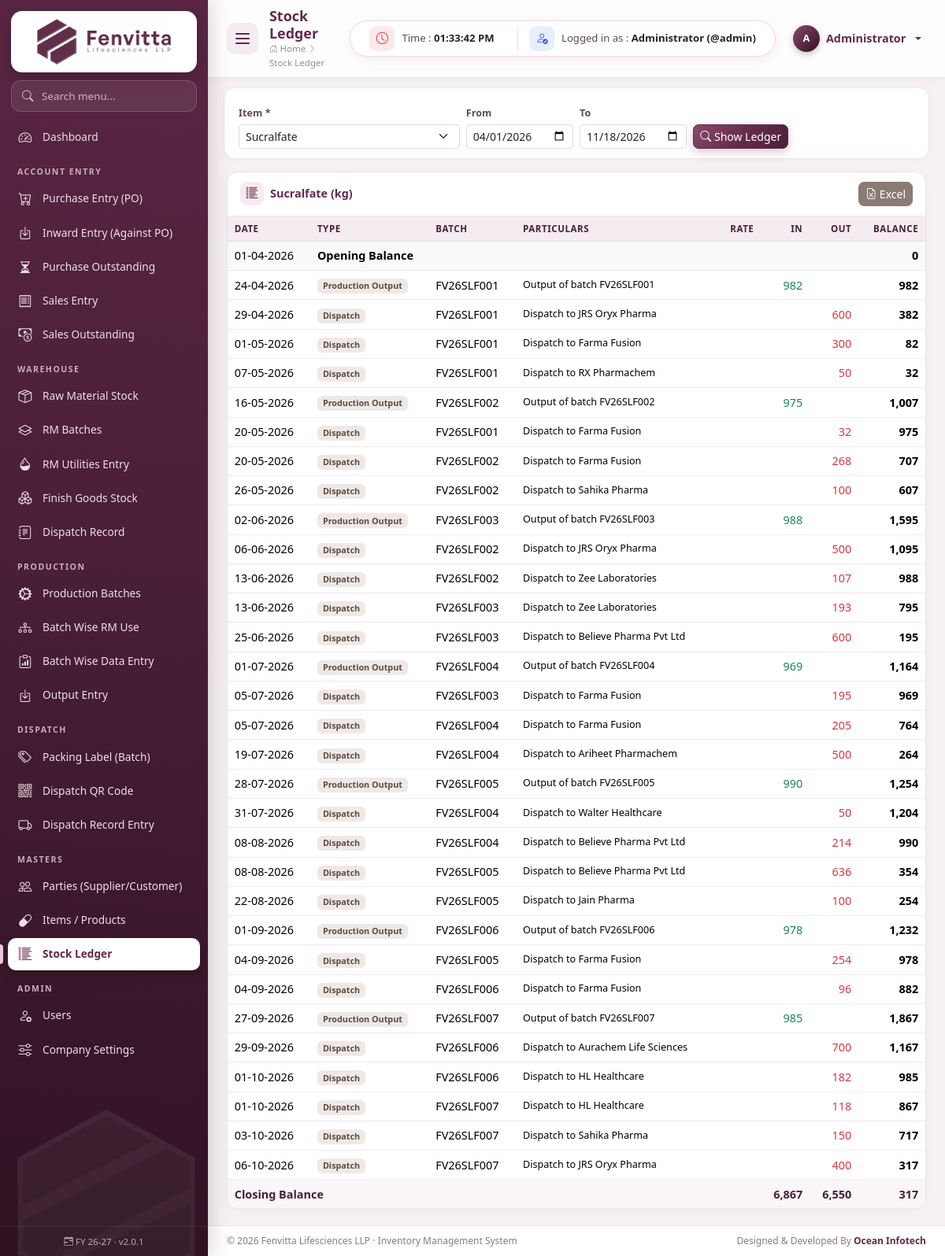
The app's page /stock_ledger?item_id=1 (signed in) with its own data.
### tables this page shows
CREATE TABLE items (
  id INT AUTO_INCREMENT PRIMARY KEY,
  item_type ENUM('RM','PM','FG','CONSUMABLE','SERVICE') NOT NULL DEFAULT 'RM',
  code VARCHAR(40) NULL,
  name VARCHAR(150) NOT NULL,
  cas_no VARCHAR(40) NULL,
  grade VARCHAR(60) NULL,
  hsn VARCHAR(20) NULL,
  unit VARCHAR(15) NOT NULL DEFAULT 'kg',
  gst_rate DECIMAL(5,2) NOT NULL DEFAULT 18,
  std_rate DECIMAL(14,2) NOT NULL DEFAULT 0,
  reorder_level DECIMAL(14,3) NOT NULL DEFAULT 0,
  opening_qty DECIMAL(14,3) NOT NULL DEFAULT 0,
  opening_rate DECIMAL(14,2) NOT NULL DEFAULT 0,
  opening_date DATE NULL,
  shelf_life_months INT NOT NULL DEFAULT 0,
  is_active TINYINT(1) NOT NULL DEFAULT 1,
  created_at TIMESTAMP DEFAULT CURRENT_TIMESTAMP,
  INDEX (item_type)
);

CREATE TABLE stock_ledger (
  id INT AUTO_INCREMENT PRIMARY KEY,
  trans_date DATE NOT NULL,
  item_id INT NOT NULL,
  batch_id INT NULL,
  ref_type VARCHAR(20) NOT NULL,
  ref_id INT NOT NULL DEFAULT 0,
  qty_in DECIMAL(14,3) NOT NULL DEFAULT 0,
  qty_out DECIMAL(14,3) NOT NULL DEFAULT 0,
  rate DECIMAL(14,2) NOT NULL DEFAULT 0,
  remarks VARCHAR(255) NULL,
  created_at TIMESTAMP DEFAULT CURRENT_TIMESTAMP,
  INDEX (item_id), INDEX (batch_id), INDEX (ref_type, ref_id), INDEX (trans_date)
);

CREATE TABLE production_batches (
  id INT AUTO_INCREMENT PRIMARY KEY,
  batch_no VARCHAR(40) NOT NULL UNIQUE,
  item_id INT NOT NULL,
  plant VARCHAR(100) NULL,
  batch_size DECIMAL(14,3) NOT NULL DEFAULT 0,
  start_date DATE NULL,
  end_date DATE NULL,
  mfg_date DATE NULL,
  exp_date DATE NULL,
  status ENUM('Planned','In Process','Production Done','Completed','Cancelled') NOT NULL DEFAULT 'Planned',
  remarks TEXT NULL,
  created_by INT NULL,
  created_at TIMESTAMP DEFAULT CURRENT_TIMESTAMP,
  INDEX (item_id), INDEX (status)
);

### includes/db.php (called while the page is built, shortened)
<?php
$conn = null;
function db()
{
    global $conn;
    if ($conn === null) {
        try {
            $conn = mysqli_connect(DB_HOST, DB_USER, DB_PASS, DB_NAME, DB_PORT);
            mysqli_set_charset($conn, 'utf8mb4');
        } catch (mysqli_sql_exception $e) {
            http_response_code(500);
            die('<h3 style="font-family:sans-serif;color:#632a4a">Database connection failed.</h3>'
                . '<p style="font-family:sans-serif">Check <code>config/config.php</code> and import <code>database/fenvita_inventory.sql</code>.<br><small>'
                . htmlspecialchars($e->getMessage()) . '</small></p>');
        }
    }
    return $conn;
}
function q($sql, $params = [])
{
    $stmt = mysqli_prepare(db(), $sql);
    if ($params) {
        $types = '';
        $values = [];
        foreach ($params as $p) {
            if (is_int($p)) {
                $types .= 'i';
            } elseif (is_float($p)) {
                $types .= 'd';
            } else {
                $types .= 's';
            }
            $values[] = $p;
        }
        mysqli_stmt_bind_param($stmt, $types, ...$values);
    }
    mysqli_stmt_execute($stmt);
    $result = mysqli_stmt_get_result($stmt);
    return $result === false ? true : $result;
}
function rows($sql, $params = [])
{
    $result = q($sql, $params);
    return mysqli_fetch_all($result, MYSQLI_ASSOC);
}
function row($sql, $params = [])
{
    $result = q($sql, $params);
    $r = mysqli_fetch_assoc($result);
    return $r ?: null;
}
function val($sql, $params = [])
{
    $result = q($sql, $params);
    $r = mysqli_fetch_row($result);
    return $r ? $r[0] : null;
}

### modules/stock_ledger/index.php (the view, shortened to what this page needs)
<?php
$itemId = (int)get('item_id');
$from = get('from', fy_start());
$to = get('to', today());
$refLabels = [
    'OPENING' => 'Opening Stock', 'PURCHASE' => 'Purchase', 'INWARD' => 'Inward (Against PO)', 'RM_UTILITY' => 'RM Utility',
    'BATCH_RM' => 'Issued to Batch', 'BATCH_OUTPUT' => 'Production Output', 'DISPATCH' => 'Dispatch',
];
$item = $itemId ? row('SELECT * FROM items WHERE id=?', [$itemId]) : null;
$opening = 0;
$list = [];
if ($item) {
    $opening = (float)val('SELECT COALESCE(SUM(qty_in-qty_out),0) FROM stock_ledger WHERE item_id=? AND trans_date < ?', [$itemId, $from]);
    $list = rows('SELECT l.*, b.batch_no FROM stock_ledger l LEFT JOIN production_batches b ON b.id = l.batch_id
                  WHERE l.item_id=? AND l.trans_date BETWEEN ? AND ? ORDER BY l.trans_date, l.id', [$itemId, $from, $to]);
}
include ROOT_PATH . '/includes/header.php';
?>
<form class="filter-bar row g-2 align-items-end">
    <div class="col-md-4">
        <label class="form-label">Item *</label>
        <select name="item_id" class="form-select form-select-sm" required>
            <?= item_options(rows("SELECT * FROM items WHERE item_type <> 'SERVICE' ORDER BY item_type, name"), $itemId) ?>
        </select>
    </div>
    <div class="col-md-2"><label class="form-label">From</label><input type="date" name="from" class="form-control form-control-sm" value="<?= e($from) ?>"></div>
    <div class="col-md-2"><label class="form-label">To</label><input type="date" name="to" class="form-control form-control-sm" value="<?= e($to) ?>"></div>
    <div class="col-md-2"><button class="btn btn-sm btn-primary"><i class="bi bi-search"></i> Show Ledger</button></div>
</form>
<?php if ($item): ?>
<div class="card">
    <div class="card-header"><i class="bi bi-list-columns-reverse"></i> <?= e($item['name']) ?> (<?= e($item['unit']) ?>)
        <div class="actions"><button class="btn btn-sm btn-accent" data-export="#tbl" data-filename="ledger-<?= e($item['code']) ?>"><i class="bi bi-file-earmark-excel"></i> Excel</button></div>
    </div>
    <div class="table-responsive">
        <table class="table table-sm table-hover" id="tbl">
            <thead><tr><th>Date</th><th>Type</th><th>Batch</th><th>Particulars</th><th class="num">Rate</th><th class="num">In</th><th class="num">Out</th><th class="num">Balance</th></tr></thead>
            <tbody>
                <tr class="table-light"><td><?= dmy($from) ?></td><td colspan="6"><b>Opening Balance</b></td><td class="num fw-bold"><?= qty($opening, 3) ?></td></tr>
                <?php $bal = $opening; $ti = 0; $to2 = 0;
                foreach ($list as $l): $bal += $l['qty_in'] - $l['qty_out']; $ti += $l['qty_in']; $to2 += $l['qty_out']; ?>
                    <tr>
                        <td><?= dmy($l['trans_date']) ?></td>
                        <td><span class="badge badge-type"><?= e($refLabels[$l['ref_type']] ?? $l['ref_type']) ?></span></td>
                        <td><?= e($l['batch_no']) ?></td>
                        <td class="small"><?= e($l['remarks']) ?></td>
                        <td class="num"><?= $l['rate'] > 0 ? inr($l['rate']) : '' ?></td>
                        <td class="num text-success"><?= $l['qty_in'] > 0 ? qty($l['qty_in'], 3) : '' ?></td>
                        <td class="num text-danger"><?= $l['qty_out'] > 0 ? qty($l['qty_out'], 3) : '' ?></td>
                        <td class="num fw-semibold"><?= qty($bal, 3) ?></td>
                    </tr>
                <?php endforeach; ?>
            </tbody>
            <tfoot><tr><td colspan="5">Closing Balance</td><td class="num"><?= qty($ti, 3) ?></td><td class="num"><?= qty($to2, 3) ?></td><td class="num"><?= qty($bal, 3) ?></td></tr></tfoot>
        </table>
    </div>
</div>
<?php else: ?>
    <div class="alert alert-light">Select an item to see its full stock movement (In / Out / Balance).</div>
<?php endif; ?>
<?php include ROOT_PATH . '/includes/footer.php'; ?>

### assets/css/style.css (style rules this page uses)
:root { --fv-primary: #632a4a; --fv-primary-dark: #4a1f37; --fv-primary-deep: #2f1222; --fv-primary-soft: #8a4a6c; --fv-primary-light: #f5ecf1; --fv-accent: #8c7b73; --fv-accent-light: #efe9e6; --fv-bg: #f6f2f4; --fv-text: #2b2228; --sidebar-w: 264px; --sidebar-mini-w: 78px; --ease: cubic-bezier(.4, 0, .2, 1); --bs-primary: #632a4a; --bs-primary-rgb: 99, 42, 74; --bs-link-color: #632a4a; --bs-link-color-rgb: 99, 42, 74; --bs-link-hover-color: #4a1f37; --bs-link-hover-color-rgb: 74, 31, 55; --bs-body-font-family: "Segoe UI", Inter, Roboto, "Helvetica Neue", Arial, sans-serif; --bs-body-color: #2b2228; --bs-border-radius: .55rem; }
body { background: var(--fv-bg); font-size: .9rem; }
* { scrollbar-width: thin; scrollbar-color: #cdb7c3 transparent; }
.btn { transition: all .2s var(--ease); font-weight: 500; }
.btn-primary { --bs-btn-bg: var(--fv-primary); --bs-btn-border-color: var(--fv-primary); --bs-btn-hover-bg: var(--fv-primary-dark); --bs-btn-hover-border-color: var(--fv-primary-dark); --bs-btn-active-bg: var(--fv-primary-deep); --bs-btn-active-border-color: var(--fv-primary-deep); --bs-btn-disabled-bg: var(--fv-primary); --bs-btn-disabled-border-color: var(--fv-primary); background-image: linear-gradient(135deg, var(--fv-primary-soft) 0%, var(--fv-primary) 55%, var(--fv-primary-dark) 100%); box-shadow: 0 4px 12px rgba(99, 42, 74, .25); }
.btn-accent { --bs-btn-color: #fff; --bs-btn-bg: var(--fv-accent); --bs-btn-border-color: var(--fv-accent); --bs-btn-hover-color: #fff; --bs-btn-hover-bg: #74655e; --bs-btn-hover-border-color: #74655e; --bs-btn-active-color: #fff; --bs-btn-active-bg: #655750; }
.btn-sm { border-radius: .45rem; }
.form-control, .form-select { border-color: #e4d9df; transition: border-color .2s, box-shadow .2s; }
.form-label { font-weight: 600; font-size: .78rem; color: #5a4a53; margin-bottom: .25rem; letter-spacing: .01em; }
.content > *, .content > .row > [class*="col"] { animation: fadeUp .5s var(--ease) both; }
.content > *:nth-child(2) { animation-delay: .06s; }
.content > .row > [class*="col"]:nth-child(2) { animation-delay: .07s; }
.content > .row > [class*="col"]:nth-child(3) { animation-delay: .14s; }
.content > .row > [class*="col"]:nth-child(4) { animation-delay: .21s; }
.table tbody tr { animation: fadeIn .4s ease both; }
.card { border: 1px solid #ede3e8; border-radius: 14px; box-shadow: 0 2px 12px rgba(99, 42, 74, .045); transition: box-shadow .25s, transform .25s; }
.card-header { background: #fff; border-bottom: 1px solid #f1e8ed; font-weight: 700; color: var(--fv-primary); padding: 12px 16px; border-radius: 14px 14px 0 0 !important; display: flex; align-items: center; gap: 8px; flex-wrap: wrap; }
.card-header > i:first-child { width: 30px; height: 30px; border-radius: 8px; display: inline-grid; place-items: center; background: var(--fv-primary-light); font-size: .95rem; }
.card-header .actions { margin-left: auto; display: flex; gap: 6px; flex-wrap: wrap; align-items: center; }
.table { --bs-table-hover-bg: #fbf5f8; margin-bottom: 0; }
.table thead th { background: var(--fv-primary-light); color: var(--fv-primary-dark); font-size: .72rem; text-transform: uppercase; letter-spacing: .05em; font-weight: 700; white-space: nowrap; border-bottom: 1px solid #e6d6df; vertical-align: middle; }
.table td { vertical-align: middle; border-color: #f2eaee; }
.table-hover tbody tr { transition: background .15s; }
.table tfoot td, .table tfoot th { background: #faf5f8; font-weight: 700; color: var(--fv-primary-dark); }
.table-sm td, .table-sm th { padding: .45rem .55rem; }
.table-responsive { border-radius: 0 0 14px 14px; }
.num { text-align: right; white-space: nowrap; font-variant-numeric: tabular-nums; }
.badge { font-weight: 600; padding: .38em .65em; border-radius: 6px; }
.badge-type { background: var(--fv-accent-light); color: #5b4c45; }
.filter-bar { background: #fff; border: 1px solid #ede3e8; border-radius: 14px; padding: 12px 14px; margin-bottom: 16px; box-shadow: 0 2px 10px rgba(99, 42, 74, .035); }

### records on screen
items: name "Sucralfate", unit "kg"
stock_ledger: trans_date "24-04-2026", ref_type "Production Output", production_batches.batch_no "FV26SLF001", remarks "Output of batch FV26SLF001", qty_in "982", bal "982"
stock_ledger: trans_date "29-04-2026", ref_type "Dispatch", production_batches.batch_no "FV26SLF001", remarks "Dispatch to JRS Oryx Pharma", qty_out "600", bal "382"
stock_ledger: trans_date "01-05-2026", ref_type "Dispatch", production_batches.batch_no "FV26SLF001", remarks "Dispatch to Farma Fusion", qty_out "300", bal "82"
stock_ledger: trans_date "07-05-2026", ref_type "Dispatch", production_batches.batch_no "FV26SLF001", remarks "Dispatch to RX Pharmachem", qty_out "50", bal "32"
stock_ledger: trans_date "16-05-2026", ref_type "Production Output", production_batches.batch_no "FV26SLF002", remarks "Output of batch FV26SLF002", qty_in "975", bal "1,007"
stock_ledger: trans_date "20-05-2026", ref_type "Dispatch", production_batches.batch_no "FV26SLF001", remarks "Dispatch to Farma Fusion", qty_out "32", bal "975"
stock_ledger: trans_date "20-05-2026", ref_type "Dispatch", production_batches.batch_no "FV26SLF002", remarks "Dispatch to Farma Fusion", qty_out "268", bal "707"
stock_ledger: trans_date "26-05-2026", ref_type "Dispatch", production_batches.batch_no "FV26SLF002", remarks "Dispatch to Sahika Pharma", qty_out "100", bal "607"
stock_ledger: trans_date "02-06-2026", ref_type "Production Output", production_batches.batch_no "FV26SLF003", remarks "Output of batch FV26SLF003", qty_in "988", bal "1,595"
stock_ledger: trans_date "06-06-2026", ref_type "Dispatch", production_batches.batch_no "FV26SLF002", remarks "Dispatch to JRS Oryx Pharma", qty_out "500", bal "1,095"
stock_ledger: trans_date "13-06-2026", ref_type "Dispatch", production_batches.batch_no "FV26SLF002", remarks "Dispatch to Zee Laboratories", qty_out "107", bal "988"
stock_ledger: trans_date "13-06-2026", ref_type "Dispatch", production_batches.batch_no "FV26SLF003", remarks "Dispatch to Zee Laboratories", qty_out "193", bal "795"
stock_ledger: trans_date "25-06-2026", ref_type "Dispatch", production_batches.batch_no "FV26SLF003", remarks "Dispatch to Believe Pharma Pvt Ltd", qty_out "600", bal "195"
stock_ledger: trans_date "01-07-2026", ref_type "Production Output", production_batches.batch_no "FV26SLF004", remarks "Output of batch FV26SLF004", qty_in "969", bal "1,164"
stock_ledger: trans_date "05-07-2026", ref_type "Dispatch", production_batches.batch_no "FV26SLF003", remarks "Dispatch to Farma Fusion", qty_out "195", bal "969"
stock_ledger: trans_date "05-07-2026", ref_type "Dispatch", production_batches.batch_no "FV26SLF004", remarks "Dispatch to Farma Fusion", qty_out "205", bal "764"
stock_ledger: trans_date "19-07-2026", ref_type "Dispatch", production_batches.batch_no "FV26SLF004", remarks "Dispatch to Ariheet Pharmachem", qty_out "500", bal "264"
stock_ledger: trans_date "28-07-2026", ref_type "Production Output", production_batches.batch_no "FV26SLF005", remarks "Output of batch FV26SLF005", qty_in "990", bal "1,254"
stock_ledger: trans_date "31-07-2026", ref_type "Dispatch", production_batches.batch_no "FV26SLF004", remarks "Dispatch to Walter Healthcare", qty_out "50", bal "1,204"
stock_ledger: trans_date "08-08-2026", ref_type "Dispatch", production_batches.batch_no "FV26SLF004", remarks "Dispatch to Believe Pharma Pvt Ltd", qty_out "214", bal "990"
stock_ledger: trans_date "08-08-2026", ref_type "Dispatch", production_batches.batch_no "FV26SLF005", remarks "Dispatch to Believe Pharma Pvt Ltd", qty_out "636", bal "354"
stock_ledger: trans_date "22-08-2026", ref_type "Dispatch", production_batches.batch_no "FV26SLF005", remarks "Dispatch to Jain Pharma", qty_out "100", bal "254"
stock_ledger: trans_date "01-09-2026", ref_type "Production Output", production_batches.batch_no "FV26SLF006", remarks "Output of batch FV26SLF006", qty_in "978", bal "1,232"
stock_ledger: trans_date "04-09-2026", ref_type "Dispatch", production_batches.batch_no "FV26SLF005", remarks "Dispatch to Farma Fusion", qty_out "254", bal "978"
stock_ledger: trans_date "04-09-2026", ref_type "Dispatch", production_batches.batch_no "FV26SLF006", remarks "Dispatch to Farma Fusion", qty_out "96", bal "882"
stock_ledger: trans_date "27-09-2026", ref_type "Production Output", production_batches.batch_no "FV26SLF007", remarks "Output of batch FV26SLF007", qty_in "985", bal "1,867"
stock_ledger: trans_date "29-09-2026", ref_type "Dispatch", production_batches.batch_no "FV26SLF006", remarks "Dispatch to Aurachem Life Sciences", qty_out "700", bal "1,167"
stock_ledger: trans_date "01-10-2026", ref_type "Dispatch", production_batches.batch_no "FV26SLF006", remarks "Dispatch to HL Healthcare", qty_out "182", bal "985"
stock_ledger: trans_date "01-10-2026", ref_type "Dispatch", production_batches.batch_no "FV26SLF007", remarks "Dispatch to HL Healthcare", qty_out "118", bal "867"
stock_ledger: trans_date "03-10-2026", ref_type "Dispatch", production_batches.batch_no "FV26SLF007", remarks "Dispatch to Sahika Pharma", qty_out "150", bal "717"
stock_ledger: trans_date "06-10-2026", ref_type "Dispatch", production_batches.batch_no "FV26SLF007", remarks "Dispatch to JRS Oryx Pharma", qty_out "400", bal "317"

### other values on screen
$navItem[0] "Dashboard"
$navItem[0] "ACCOUNT ENTRY"
$navSub[0] "Purchase Entry (PO)"
$navSub[0] "Inward Entry (Against PO)"
$navSub[0] "Purchase Outstanding"
$navSub[0] "Sales Entry"
$navSub[0] "Sales Outstanding"
$navItem[0] "WAREHOUSE"
$navSub[0] "Raw Material Stock"
$navSub[0] "RM Batches"
$navSub[0] "RM Utilities Entry"
$navSub[0] "Finish Goods Stock"
$navSub[0] "Dispatch Record"
$navItem[0] "PRODUCTION"
$navSub[0] "Production Batches"
